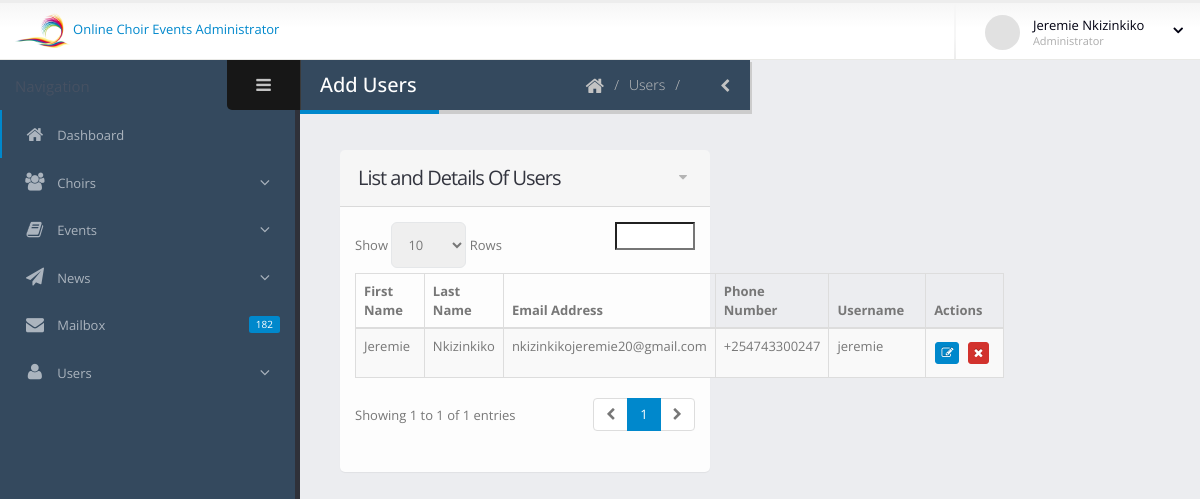
/admin/admin.php (signed in), run on the app's committed database.
### tables this page shows
CREATE TABLE `users` (
  `id` int(10) NOT NULL,
  `fname` varchar(100) NOT NULL,
  `lname` varchar(100) NOT NULL,
  `email` varchar(50) NOT NULL,
  `phone` varchar(50) NOT NULL,
  `type` varchar(50) NOT NULL,
  `choir` int(10) NOT NULL DEFAULT '0',
  `username` varchar(100) DEFAULT NULL,
  `password` varchar(100) NOT NULL,
  `created_at` datetime NOT NULL DEFAULT CURRENT_TIMESTAMP
);

### admin/admin.php (the view, shortened to what this page needs)
<?php
include_once "includes/header.php";
if(!isset($_SESSION['admin']) && !isset($_SESSION['adminId'])){
	echo "<script type=\"text/javascript\">
				swal({
					title: \"User Not Logged In!\",
					text: \"Please login and proceed...\",
					type: 'error',
					timer: 3000,
					showConfirmButton: false
				});
				setTimeout(function(){
					window.location.href = '../login.php';
				}, 2000);
			</script>";
} else {
	$type = 'Admin';
	try {
		$sqlSeluser = 'SELECT * FROM users WHERE type = :type';
		$stmuser = $db->prepare($sqlSeluser);
		$stmuser->execute(array(':type'=>$type));
	} catch (PDOException $ex) {
		echo "An error occured: ".$ex->getMessage();
	}
}
?>
<section role="main" class="content-body">
					<header class="page-header">
						<h2>Add Users </h2>
						<div class="right-wrapper pull-right">
							<ol class="breadcrumbs">
								<li>
									<a href="index.php">
										<i class="fa fa-home"></i>
									</a>
								</li>
								<li><span>Users</span></li>
								<a class="sidebar-right-toggle"><i class="fa fa-chevron-left"></i></a>
							</ol>
						</div>
					</header>
                      <section class="panel">
							<header class="panel-heading">
								<div class="panel-actions">
									<a href="#" class="fa fa-caret-down"></a>
								</div>
								<h2 class="panel-title">List and Details Of Users</h2>
							</header>
							<div class="panel-body">
								<table class="table table-bordered table-striped mb-none" id="datatable-default">
									<thead>
										<tr>
											<th>First Name</th>
											<th>Last Name</th>
											<th>Email Address</th>
											<th>Phone Number</th>
											<th>Username</th>
											<th>Actions</th>
										</tr>
									</thead>
									<tbody>
										<?php
										while($rowUsers= $stmuser->fetch()){
											$userId = $rowUsers['id'];
											$userfname = $rowUsers['fname'];
											$userlname = $rowUsers['lname'];
											$useremail = $rowUsers['email'];
											$phone = $rowUsers['phone'];
											$username= $rowUsers['username'];
											?>
											<tr class="gradeA">
												<td><?php  echo $userfname; ?></td>
												<td><?php echo $userlname; ?></td>
												<td><?php echo $useremail; ?></td>
												<td><?php echo $phone; ?></td>
												<td><?php echo $username; ?></td>
												<td class="center">
													<a href="admin-edit.php?userId=<?php  echo $userId; ?>" type="button" class="mb-xs mt-xs mr-xs btn btn-xs btn-primary" title="Edit User">
														<i class="fa fa-edit"></i></a>
													<a href= "admin-delete.php?userId=<?php  echo $userId; ?>" onclick="return confirm('Are you sure you want to delete chorister <?php echo $fname; ?> ?')" type="button" class="mb-xs mt-xs mr-xs btn btn-xs btn-danger" title="Delete event">
														<i class="fa fa-times"></i></a>
												</td>
											</tr><?php
										}
										?>
									</tbody>
								</table>
							</div>
						</section>
				</section>
<?php
include_once "includes/footer.php";
?>

### admin/includes/header.php (shortened to what this page needs)
<?php
include_once "includes/connect.php";
if(isset($_SESSION['admin']) && isset($_SESSION['adminId'])){
	try {
		$sqlSelectUser = 'SELECT * FROM users WHERE id = :adminId';
		$stmUser = $db->prepare($sqlSelectUser);
		$stmUser->execute(array(':adminId'=>$_SESSION['adminId']));
		while($rowUser = $stmUser->fetch()){
			$adminFname = $rowUser['fname'];
			$adminLname = $rowUser['lname'];
		}
	} catch (PDOException $ex) {
		echo "An error occured: ".$ex->getMessage();
	}
}
?>
<!DOCTYPE html>
<html lang="en">
<head>
	<link rel="stylesheet" href="assets/vendor/bootstrap/css/bootstrap.css" />
	<link rel="stylesheet" href="assets/vendor/font-awesome/css/font-awesome.css" />
	<link rel="stylesheet" href="assets/vendor/magnific-popup/magnific-popup.css" />
	<link rel="stylesheet" href="assets/vendor/bootstrap-datepicker/css/datepicker3.css" />
	<link rel="stylesheet" href="assets/vendor/jquery-ui/css/ui-lightness/jquery-ui-1.10.4.custom.css" />
	<link rel="stylesheet" href="assets/vendor/bootstrap-multiselect/bootstrap-multiselect.css" />
	<link rel="stylesheet" href="assets/vendor/morris/morris.css" />
	<link rel="stylesheet" href="assets/vendor/select2/select2.css" />
	<link rel="stylesheet" href="assets/vendor/jquery-datatables-bs3/assets/css/datatables.css" />
	<link rel="stylesheet" href="assets/vendor/summernote/summernote.css" />
	<link rel="stylesheet" href="assets/vendor/summernote/summernote-bs3.css" />
	<link rel="stylesheet" href="assets/<meta name="keywords" content="HTML5 Admin Template" />
	<link rel="stylesheet" href="assets/css/theme.css" />
	<link rel="stylesheet" href="assets/css/skins/default.css" />
	<link rel="stylesheet" href="assets/css/theme-custom.css">
	<link rel="stylesheet" href="assets/css/skins/default.css" />
	<link rel="stylesheet" href="assets/css/theme-custom.css">
	<link href="assets/css/sweetalert.css" rel="stylesheet">
</head>
<body>
		<section class="body">
			<header class="header">
				<div class="logo-container">
					<a href="index.php" class="logo">
						<img src="assets/img/f.png" height="35" alt="JSOFT Admin" /> Online Choir Events Administrator
					</a>
				</div>
				<div class="header-right">
					<span class="separator"></span>
					<div id="userbox" class="userbox">
						<a href="#" data-toggle="dropdown">
							<figure class="profile-picture">
								<img src="assets/img/!logged-user.jpg" alt="Joseph Doe" class="img-circle" data-lock-picture="assets/img/!logged-user.jpg" />
							</figure>
							<div class="profile-info" data-lock-name="John Doe" data-lock-email="johndoe@JSOFT.com">
								<span class="name"><?php if(isset($adminFname)) echo $adminFname." ".$adminLname; ?></span>
								<span class="role">Administrator</span>
							</div>
							<i class="fa custom-caret"></i>
						</a>
					</div>
				</div>
			</header>
			<div class="inner-wrapper">
				<aside id="sidebar-left" class="sidebar-left">
					<div class="sidebar-header">
						<div class="sidebar-title">
						</div>
						<div class="sidebar-toggle hidden-xs" data-toggle-class="sidebar-left-collapsed" data-target="html" data-fire-event="sidebar-left-toggle">
							<i class="fa fa-bars" aria-label="Toggle sidebar"></i>
						</div>
					</div>
					<div class="nano">
						<div class="nano-content">
							<nav id="menu" class="nav-main" role="navigation">
								<ul class="nav nav-main">
									<li class="nav-active">
										<a href="index.php">
											<i class="fa fa-home" aria-hidden="true"></i>
											<span>Dashboard</span>
										</a>
									</li>
									<li class="nav-parent">
										<a>
											<i class="fa fa-group" aria-hidden="true"></i>
											<span>Choirs</span>
										</a>
									</li>
									<li class="nav-parent">
										<a>
											<i class="fa fa-book" aria-hidden="true"></i>
											<span>Events</span>
										</a>
									</li>
									<li class="nav-parent">
										<a>
											<i class="fa fa-paper-plane" aria-hidden="true"></i>
											<span>News</span>
										</a>
									</li>
									<li>
										<a href="messages.php">
											<span class="pull-right label label-primary">182</span>
											<i class="fa fa-envelope" aria-hidden="true"></i>
											<span>Mailbox</span>
										</a>
									</li>
									<li class="nav-parent">
										<a>
											<i class="fa fa-user" aria-hidden="true"></i>
											<span>Users</span>
										</a>
									</li>
								</ul>
							</nav>
							<hr class="separator" />
						</div>
					</div>
				</aside>

### admin/assets/css/skins/default.css (style rules this page uses)
a, .btn-link { color: #0088cc; }
body .btn-primary { color: #ffffff; text-shadow: 0 -1px 0 rgba(0, 0, 0, 0.25); background-color: #0088cc; border-color: #0088cc; }
body .btn-danger { color: #ffffff; text-shadow: 0 -1px 0 rgba(0, 0, 0, 0.25); background-color: #d2322d; border-color: #d2322d; }
.label-primary { background: #0088cc; }
.page-header h2 { border-bottom-color: #0088cc; }
ul.nav-main > li.nav-active > a { box-shadow: 2px 0 0 #0088cc inset; }

### data on the page
users: fname "Jeremie", lname "Nkizinkiko", email "nkizinkikojeremie20@gmail.com", phone "+254743300247", username "jeremie"
